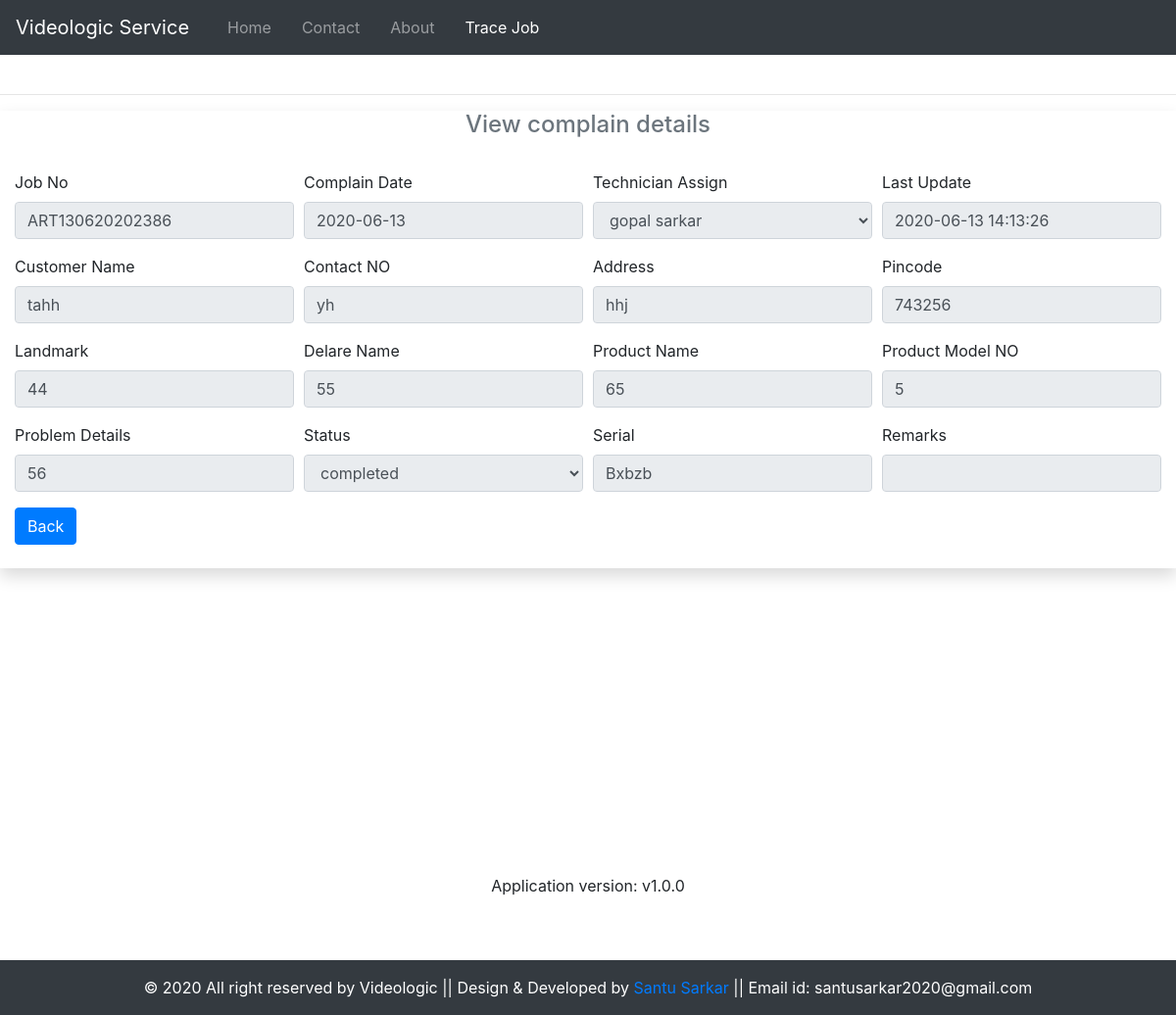
Page /search-view.php?jb=ART130620202386 on the committed database.
### tables this page shows
CREATE TABLE `tbl_complain` (
  `id` int(11) NOT NULL,
  `customername` varchar(100) NOT NULL,
  `contactno` varchar(12) NOT NULL,
  `customeraddress` varchar(500) NOT NULL,
  `customerpincode` varchar(8) NOT NULL,
  `customerlandmark` varchar(200) NOT NULL,
  `productname` varchar(200) NOT NULL,
  `productmodelno` varchar(100) NOT NULL,
  `probelmdetails` varchar(500) NOT NULL,
  `delarname` varchar(100) NOT NULL,
  `complaindate` date NOT NULL,
  `jobno` varchar(100) NOT NULL,
  `technicianassigned` varchar(100) NOT NULL,
  `status` varchar(100) NOT NULL,
  `statustime` varchar(100) NOT NULL,
  `serialno` varchar(100) NOT NULL,
  `remarks` varchar(500) NOT NULL
);

### php/info.php (called while the page is built, shortened)
<?php
$developer="Santu Sarkar";
$developer_email="santusarkar2020@gmail.com";
$developer_link="https://facebook.com/santu.sarkar.2015";
$appversion="Application version: v1.0.0";
 ?>

### search-view.php (the view, shortened to what this page needs)
<?php
require_once("php/connection.php");
require_once("php/info.php");
$jn=$_GET['jb'];
$cmd="SELECT * FROM  tbl_complain where jobno='$jn'";
$run=mysqli_query($conn,$cmd);
if ($view=mysqli_fetch_assoc($run)) {
    $jobno=$view['jobno'];
    $date=$view['complaindate'];
    $status=$view['status'];
    $updatetime=$view['statustime'];
    $name=$view['customername'];
    $contact=$view['contactno'];
    $address=$view['customeraddress'];
    $pin=$view['customerpincode'];
    $landmark=$view['customerlandmark'];
    $delar=$view['delarname'];
    $product=$view['productname'];
    $model=$view['productmodelno'];
    $problem=$view['probelmdetails'];
    $technician=$view['technicianassigned'];
    $remarks=$view['remarks'];
    $serial=$view['serialno'];
}
?>
<!DOCTYPE html>
<html lang="en">
<head>
    <link rel="stylesheet" href="bootstrap/css/bootstrap.min.css">
    <link rel="stylesheet" href="css/details.css">
</head>
<body>
  <nav class="navbar navbar-expand-lg navbar-dark bg-dark">
   <a class="navbar-brand" href="index.php">Videologic Service</a>
   <div class="collapse navbar-collapse" id="navbarSupportedContent">
     <ul class="navbar-nav mr-auto">
         <li class="nav-item">
           <a class="nav-link" href="index.php">Home <span class="sr-only">(current)</span></a>
         </li>
         <li class="nav-item">
           <a class="nav-link" href="contact.php">Contact</a>
         </li>
         <li class="nav-item">
           <a class="nav-link" href="#">About</a>
         </li>
         <li class="nav-item active">
           <a class="nav-link" href="trace.php">Trace Job</a>
         </li>
        </ul>
    </div>
  </nav>
<br>
<hr>
<section class="container-fluid shadow">
  <h4 class="text text-secondary text-center">View complain details</h4>
  <br>
  <form action="" method="post">
    <div class="form-row">
    <div class="form-group col-sm-3">
      <label for="">Job No</label>
      <input type="text" class="form-control" id="" required name="" disabled value="<?php echo $jobno;?>" title="<?php echo $jobno;?>">
    </div>
    <div class="form-group col-sm-3">
      <label for="">Complain Date</label>
      <input type="text" class="form-control" id="" required name="" disabled value="<?php echo $date;?>" title="<?php echo $date;?>">
    </div>
    <div class="form-group col-sm-3">
        <label for="">Technician  Assign</label>
        <select class="form-control form-control" name=""  required disabled>
          <option><?php echo $technician;?></option>
        </select>
    </div>
    <div class="form-group col-sm-3">
      <label for="">Last Update</label>
      <input type="text" class="form-control" id="" required name="" disabled value="<?php echo $updatetime;?>" title="<?php echo $updatetime;?>">
    </div>
    </div>
<div class="form-row">
<div class="form-group col-sm-3">
  <label for="">Customer Name</label>
  <input type="text" class="form-control" id="" required name="name" disabled value="<?php echo $name;?>" title="<?php echo $name;?>">
</div>
<div class="form-group col-sm-3">
  <label for="">Contact NO</label>
  <input type="text" class="form-control" id="" required name="contact" disabled value="<?php echo $contact;?>" title="<?php echo $contact;?>">
</div>
<div class="form-group col-sm-3">
  <label for="">Address</label>
  <input type="text" class="form-control" id="" required name="address" disabled value="<?php echo $address;?>" title="<?php echo $address;?>" title="<?php echo $address;?>">
</div>
<div class="form-group col-sm-3">
  <label for="">Pincode</label>
  <input type="text" class="form-control" id="" required name="pincode" disabled value="<?php echo $pin;?>" title="<?php echo $pin;?>">
</div>
</div>
<div class="form-row">
  <div class="form-group col-sm-3">
    <label for="">Landmark</label>
    <input type="text" class="form-control" id="" required name="landmark" disabled value="<?php echo $landmark;?>" title="<?php echo $landmark;?>">
  </div>
  <div class="form-group col-sm-3">
    <label for="">Delare Name</label>
    <input type="text" class="form-control" id="" required name="delarname" disabled value="<?php echo $delar;?>" title="<?php echo $delar;?>">
  </div>
  <div class="form-group col-sm-3">
    <label for="">Product Name</label>
    <input type="text" class="form-control" id="" required name="productname" disabled value="<?php echo $product;?>" title="<?php echo $product;?>">
  </div>
  <div class="form-group col-sm-3">
    <label for="">Product Model NO</label>
    <input type="text" class="form-control" id="" required name="model" disabled value="<?php echo $model;?>" title="<?php echo $model;?>">
  </div>
</div>
<div class="form-row">
  <div class="form-group col-sm-3">
      <label for="">Problem Details</label>
      <input type="text" class="form-control" id="" required name="" disabled value="<?php echo $problem;?>"  title="<?php echo $problem;?>">
  </div>
  <div class="form-group col-sm-3">
    <label for="">Status</label>
    <select class="form-control form-control" name="status"  required disabled>
      <option selected><?php echo $status;?></option>
    </select>
  </div>
  <div class="form-group col-sm-3">
    <label for="">Serial</label>
    <input type="text" class="form-control" id="" name="serial" disabled required value="<?php echo $serial;?>">
  </div>
  <div class="form-group col-sm-3">
    <label for="">Remarks</label>
    <input type="text" class="form-control" id="" name="remarks"  disabled value="<?php echo $remarks;?>">
  </div>
</div>
  <a href="trace.php" class="btn btn-primary">Back</a>
<br><br>
  </form>
</section>
<br>
<br><br><br><br><br><br><br><br><br><br><br><br>
<p class="text-center"><?php echo $appversion; ?></p>
   <br><br>
<div class="footer-copyright text-center py-3 bg-dark text-white">© 2020 All right reserved by Videologic || Design & Developed by
  <a href="<?php echo $developer_link; ?>"> <?php echo $developer; ?> </a>   ||   Email id: <?php echo $developer_email; ?>
</div>
</body>
</html>

### css/details.css (style rules this page uses)
li { padding-left: 15px; }

### rows in the picture
tbl_complain: jobno "ART130620202386", complaindate "2020-06-13", technicianassigned "gopal sarkar", statustime "2020-06-13 14:13:26", name "tahh", contact "yh", address "hhj", pincode "743256", landmark "44", delarname "55", productname "65", model "5", probelmdetails "56", status "completed", serial "Bxbzb"

### other values in the picture
$appversion "Application version: v1.0.0"
$developer "Santu Sarkar"
$developer_email "santusarkar2020@gmail.com"
